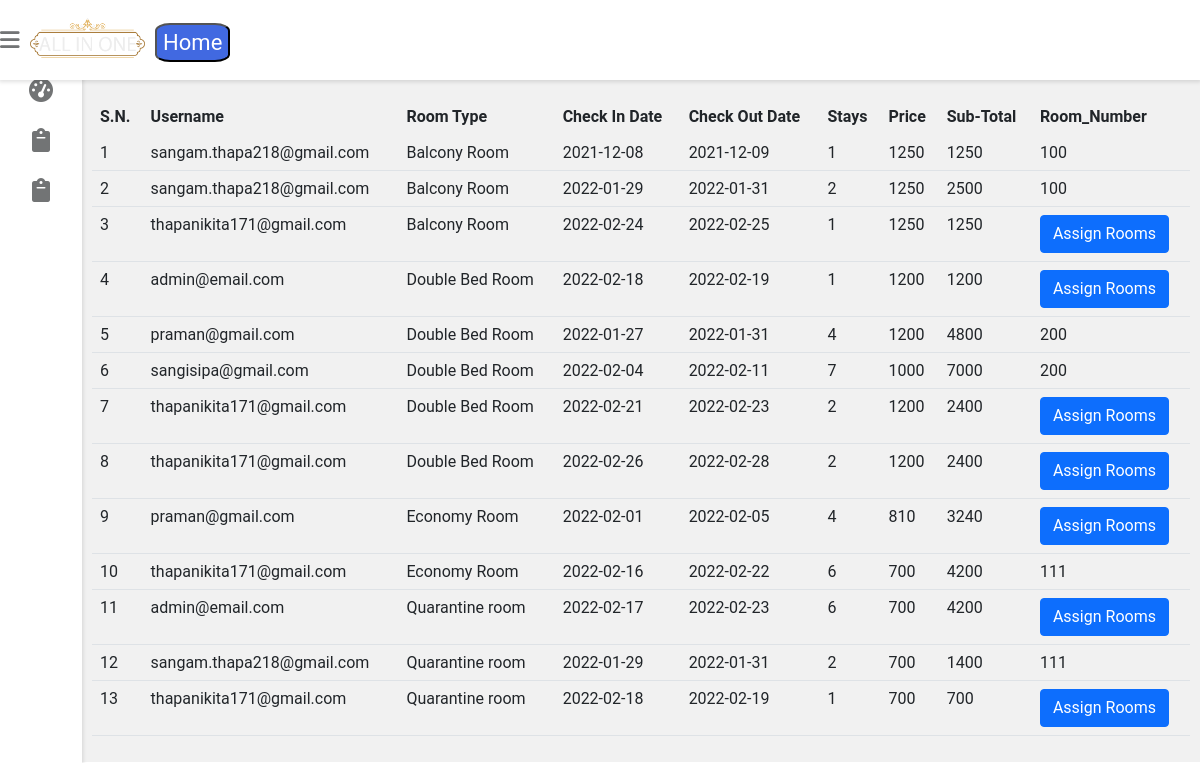
Screenshot of /allinonehotel/admin/admin_assign_rooms.php with the database file from the repository.
### tables this page shows
CREATE TABLE `bookings` (
  `id` int(11) NOT NULL,
  `room_name` tinytext NOT NULL,
  `username` tinytext NOT NULL,
  `check_in_date` varchar(14) NOT NULL,
  `check_out_day` varchar(14) NOT NULL,
  `room_number` int(11) NOT NULL DEFAULT 0,
  `price` float NOT NULL DEFAULT 0,
  `seen` tinyint(1) NOT NULL DEFAULT 0,
  `ratings` varchar(3) NOT NULL DEFAULT '-1',
  `user_id` int(11) NOT NULL DEFAULT 0,
  `status` tinyint(1) NOT NULL DEFAULT 0,
  `payment_date` varchar(14) NOT NULL DEFAULT '0'
);

### allinonehotel/classes/index.php (called while the page is built, shortened)
<?php
class DBConnect{
    private $host = "localhost";
    private $user = "root";
    private $password = "";
    private $dbname = "7sem_project";
    function __construct(){
        $sql="Create Database if not exists $this->dbname";
        $this->dsn='mysql:host=' . $this->host;
        try {
            $pdo = new PDO($this->dsn, $this->user, $this->password);
            $pdo->setAttribute(PDO::ATTR_DEFAULT_FETCH_MODE, PDO::FETCH_ASSOC);
            $stmt=$pdo->prepare($sql);
            if($stmt->execute()){
                $this->create_table();
            }
            else{
            }
        }
        catch (PDOException $e) {
            echo "<script>alert('DB Connection failed.Please contact DB administrator');</script>";
        }
    }
    public function create_table(){
        $sql="create table if not exists food( id int not null auto_increment unique, food_name varchar(80) not null primary key, cost double not null, food_photo varchar(100) not null ,category INT NOT NULL);";
         $sql.="CREATE table if not exists food_category( id int not null auto_increment unique, category varchar(80) not null primary key );";
        $statement=$this->prepare_stmt($sql);
              $statement->execute();
    }
    public function connection(){
        try{
            $this->dsn='mysql:host=' . $this->host.';dbname='.$this->dbname;
            $pdo=new PDO($this->dsn,$this->user,$this->password);
            $pdo->setAttribute(PDO::ATTR_DEFAULT_FETCH_MODE, PDO::FETCH_ASSOC);
            return $pdo;
        }
        catch(PDOException $e){
            echo "<script>alert('Database connectivity failed .Call administrator.');</script>";
        }
    }
    private function prepare_stmt($sql){
        $statement=$this->connection()->prepare($sql);
        return $statement;
    }
    public function own_query($sql){
        $statement=$this->prepare_stmt($sql);
        try{
            $statement->execute();
            $result=$statement->fetchAll();
            return $result;
        }
        catch(PDOException $e){
            return [];
        }
    }
}
?>

### allinonehotel/admin/admin_assign_rooms.php (the view, shortened to what this page needs)
<link rel="stylesheet" href="https://cdn.jsdelivr.net/npm/bootstrap@5.1.3/dist/css/bootstrap.min.css">
<?php
include_once "../classes/index.php";
$conn=new DBConnect();
?>
    <?php
    include_once "../dashboard-components/dashboard.php";
    $sql="Select `id`, `room_name`, `username`, `check_in_date`, `check_out_day`, `room_number`,
    DATEDIFF(check_out_day,check_in_date) as day_diff,price from bookings";
    $result=$conn->own_query($sql);
        if(count($result)>0){
            $i=0;
            echo '<div class="wrapper block"><br>';
            echo "<table class='table'>";
            echo "<tr><th>S.N.</th><th>Username</th><th>Room Type</th><th>Check In Date</th><th>Check Out Date</th><th>Stays</th><th>Price</th><th>Sub-Total</th><th>Room_Number</th></tr>";
            foreach($result as $row){
                ++$i;
                echo "<tr><td>".$i."</td>";
                $user=$row['username'];
                $room_name=$row['room_name'];
                $check_in=$row['check_in_date'];
                $check_out=$row['check_out_day'];
                echo "<td>".$row['username']."</td>";
                echo "<td>".$row['room_name']."</td>";
                echo "<td>".$row['check_in_date']."</td>";
                echo "<td>".$row['check_out_day']."</td>";
                echo "<td>".$row['day_diff']."</td>";
                echo "<td>".$row['price']."</td>";
                echo "<td>".$row['day_diff']*$row['price']."</td>";
                if($row['room_number']==0) {
                    echo "<td>";
                     echo '<button onclick=\'assign_rooms("'.$user.'","'.$room_name.'","'.$check_in.'","'.$check_out.'","'.$row["id"].'")\' class="btn btn-primary" data-bs-toggle="modal" data-bs-target="#exampleModal">
                    Assign Rooms
                  </button>';
                }
                else echo "<td>".$row['room_number']."</td></tr>";
            }
            echo "</table>";
        }
        else{
            echo '<div class="alert alert-info" role="alert">
            No Bookings Found!
          </div>';
        }
    ?>
</div>

### allinonehotel/dashboard-components/dashboard.css (style rules this page uses)
:root { --primary-color: #4834d4; --success-color: #6ab04c; --warning-color: #f0932b; --danger-color: #eb4d4b; --light-color: #212529; --light-second-color: #727475; --light-background: #ffffff; --light-second-background: #f1f1f1; --dark-color: #909090; --dark-second-color: #f5f6fa; --dark-background: #23242D; --dark-second-background: #181818; }
.light { --main-bg-color: var(--light-background); --second-bg-color: var(--light-second-background); --main-color: var(--light-color); --second-color: var(--light-second-color); }
* { box-sizing: border-box; }
body { font-family: 'Roboto', sans-serif; background: var(--main-bg-color); color: var(--main-color); margin: 0; }
.wrapper { padding: 10px; margin-left: 82px; padding-top: 75px; background: var(--second-bg-color); transition: margin-left .5s; }
table { border-collapse: collapse; width: 100%; }
table td { border-top: 1px solid var(--second-bg-color); }
table th { border-bottom: 1px solid var(--second-bg-color); padding: 5px 5px 12px 2px; text-align: left; }

### rows the page displays
bookings: username "sangam.thapa218@gmail.com", room_name "Balcony Room", check_in_date "2021-12-08", check_out_day "2021-12-09", day_diff "1", price "1250", $row['day_diff']*$row['price'] "1250", room_number "100"
bookings: username "sangam.thapa218@gmail.com", room_name "Balcony Room", check_in_date "2022-01-29", check_out_day "2022-01-31", day_diff "2", price "1250", price "2500", room_number "100"
bookings: username "thapanikita171@gmail.com", room_name "Balcony Room", check_in_date "2022-02-24", check_out_day "2022-02-25", day_diff "1", price "1250", $row['day_diff']*$row['price'] "1250"
bookings: username "admin@email.com", room_name "Double Bed Room", check_in_date "2022-02-18", check_out_day "2022-02-19", day_diff "1", price "1200", $row['day_diff']*$row['price'] "1200"
bookings: username "praman@gmail.com", room_name "Double Bed Room", check_in_date "2022-01-27", check_out_day "2022-01-31", day_diff "4", price "1200", price "4800", room_number "200"
bookings: username "sangisipa@gmail.com", room_name "Double Bed Room", check_in_date "2022-02-04", check_out_day "2022-02-11", day_diff "7", price "1000", price "7000", room_number "200"
bookings: username "thapanikita171@gmail.com", room_name "Double Bed Room", check_in_date "2022-02-21", check_out_day "2022-02-23", day_diff "2", price "1200", price "2400"
bookings: username "thapanikita171@gmail.com", room_name "Double Bed Room", check_in_date "2022-02-26", check_out_day "2022-02-28", day_diff "2", price "1200", price "2400"
bookings: username "praman@gmail.com", room_name "Economy Room", check_in_date "2022-02-01", check_out_day "2022-02-05", day_diff "4", price "810", price "3240"
bookings: username "thapanikita171@gmail.com", room_name "Economy Room", check_in_date "2022-02-16", check_out_day "2022-02-22", day_diff "6", price "700", price "4200", room_number "111"
bookings: username "admin@email.com", room_name "Quarantine room", check_in_date "2022-02-17", check_out_day "2022-02-23", day_diff "6", price "700", price "4200"
bookings: username "sangam.thapa218@gmail.com", room_name "Quarantine room", check_in_date "2022-01-29", check_out_day "2022-01-31", day_diff "2", price "700", price "1400", room_number "111"
bookings: username "thapanikita171@gmail.com", room_name "Quarantine room", check_in_date "2022-02-18", check_out_day "2022-02-19", day_diff "1", price "700", $row['day_diff']*$row['price'] "700"
